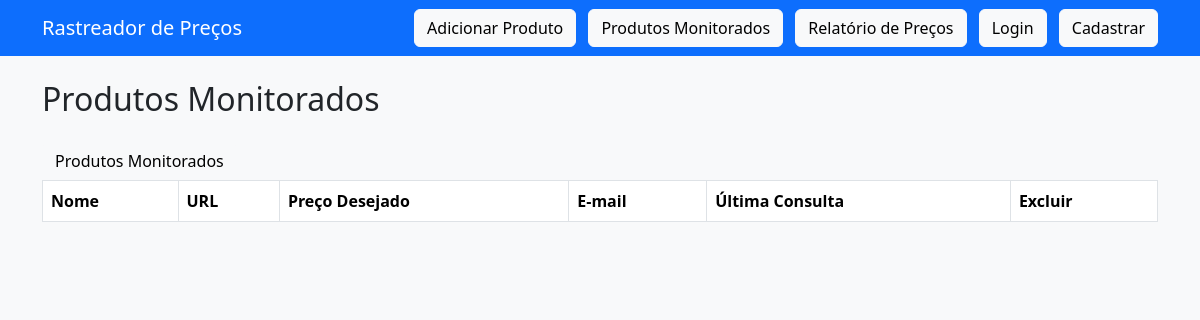
/produtos, run on an earlier commit of the app's database.
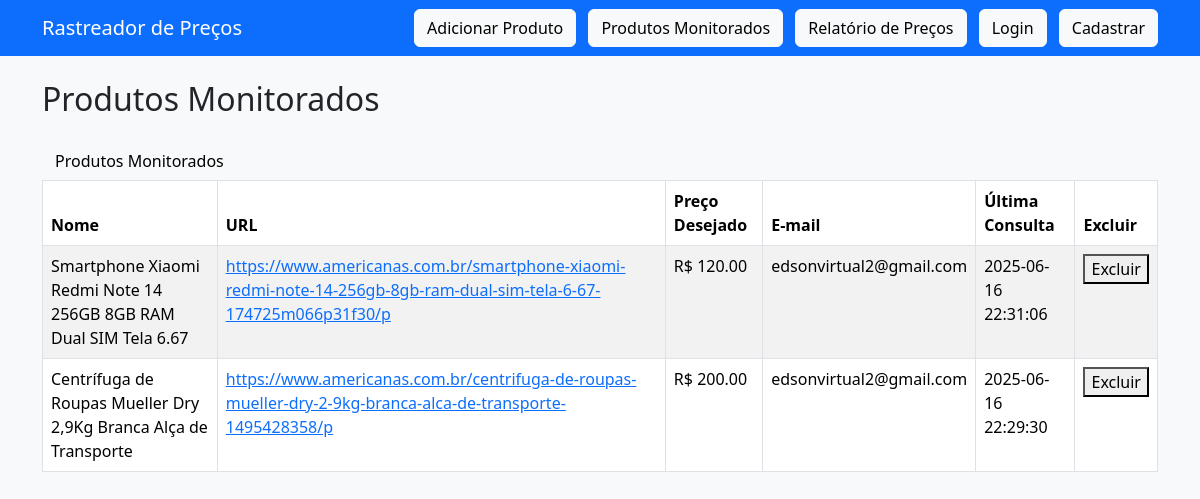
And on a later commit of the database.
### tables this page shows
CREATE TABLE precos (
            id INTEGER PRIMARY KEY AUTOINCREMENT,
            nome TEXT,
            url TEXT,
            preco REAL,
            precoDesejado REAL,
            email TEXT,
            data TEXT
        );

### app.py (the view)
@app.route('/produtos')
def listar_produtos():
    conn = sqlite3.connect(DB_PATH)
    cursor = conn.cursor()
    cursor.execute("""
        SELECT nome, url, precoDesejado, email, data
        FROM precos
        WHERE (nome, data) IN (
            SELECT nome, MAX(data)
            FROM precos
            GROUP BY nome
        )
        ORDER BY data DESC
    """)
    produtos = cursor.fetchall()
    conn.close()
    return render_template('lista.html', produtos=produtos)

### templates/lista.html (shortened to what this page needs)
<!DOCTYPE html>
<html>
<head>
</head>
<body>
    {% extends "base.html" %}
    {% block content %}
    <h2 class="mb-4">Produtos Monitorados</h2>
    <a class="btn btn-light me-2" href="{{ url_for('listar_produtos') }}">Produtos Monitorados</a>
    <table class="table table-bordered table-striped">
        <thead>
            <tr>
                <th>Nome</th>
                <th>URL</th>
                <th>Preço Desejado</th>
                <th>E-mail</th>
                <th>Última Consulta</th>
                <th>Excluir</th>
            </tr>
        </thead>
        <tbody>
            {% for produto in produtos %}
            <tr>
                <td>{{ produto[0] }}</td>
                <td><a href="{{ produto[1] }}" target="_blank">{{ produto[1] }}</a></td>
                <td>R$ {{ "%.2f"|format(produto[2]) }}</td>
                <td>{{ produto[3] }}</td>
                <td>{{ produto[4] }}</td>
                <td>
                    <form action="{{ url_for('deletar_produto', nome=produto[0]) }}" method="post" style="display:inline;">
                        <button type="submit" onclick="return confirm('Tem certeza que deseja excluir este produto?');">Excluir</button>
                    </form>
                </td>
            </tr>
            {% endfor %}
        </tbody>
    </table>
    {% endblock %}

### templates/base.html (shortened to what this page needs)
<!DOCTYPE html>
<html lang="pt-br">
<head>
    <link href="{{ url_for('static', filename='bootstrap/css/bootstrap.min.css') }}" rel="stylesheet">
</head>
<body class="bg-light">
    <nav class="navbar navbar-expand-lg navbar-dark bg-primary mb-4">
        <div class="container">
            <a class="navbar-brand" href="{{ url_for('index') }}">Rastreador de Preços</a>
            <div>
                <a class="btn btn-light me-2" href="{{ url_for('adicionar_produto') }}">Adicionar Produto</a>
                <a class="btn btn-light me-2" href="{{ url_for('listar_produtos') }}">Produtos Monitorados</a>
                <a class="btn btn-light me-2" href="{{ url_for('relatorio') }}">Relatório de Preços</a>
                {% if session['username'] %}
                    <span class="text-light me-2">
                        Bem-vindo, {{ session['username'] }}!
                    </span>
                    <a class="btn btn-light" href="{{ url_for('logout') }}">Logout</a>
                {% else %}
                    <a class="btn btn-light me-2" href="{{ url_for('login') }}">Login</a>
                    <a class="btn btn-light" href="{{ url_for('register') }}">Cadastrar</a>
                {% endif %}
            </div>
        </div>
    </nav>
    <div class="container">
        {% block content %}{% endblock %}
    </div>
</body>
</html>

What changed in the data, as far as the page shows it:
added precos: nome "Smartphone Xiaomi Redmi Note 14 256GB 8GB RAM Dual SIM Tela 6.67", url "https://www.americanas.com.br/smartphone-xiaomi-redmi-note-14-256gb-8gb-ram-dual-sim-tela-6-67-174725m066p31f30/p", precoDesejado "120.00", email "edsonvirtual2@gmail.com", data "2025-06-16 22:31:06"
added precos: nome "Centrífuga de Roupas Mueller Dry 2,9Kg Branca Alça de Transporte", url "https://www.americanas.com.br/centrifuga-de-roupas-mueller-dry-2-9kg-branca-alca-de-transporte-1495428358/p", precoDesejado "200.00", email "edsonvirtual2@gmail.com", data "2025-06-16 22:29:30"
